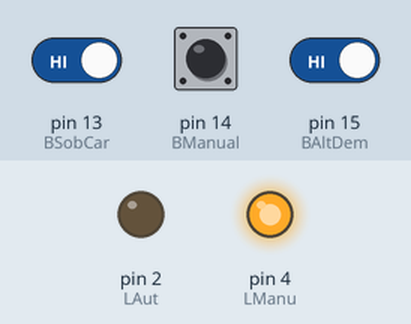
Recording of a sketch running on a simulated Arduino Uno, built with avr-gcc and run on an emulated ATmega328P. On the bench: output pins drawn as LEDs (lit = HIGH). Inputs (shaded band) come from the test bench; at power-on: pin 14 (BManual) HIGH, pin 13 (BSobCar) HIGH, pin 15 (BAltDem) HIGH. What the sketch prints to the serial monitor is not drawn.

Above: at 1.2 s.
1.3 s: pin 14 (BManual) pulled LOW for 0.15 s
At 1.37 s:
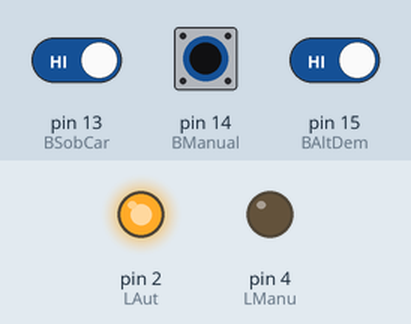
2.9 s: pin 14 (BManual) pulled LOW for 3.2 s
At 6.7 s:
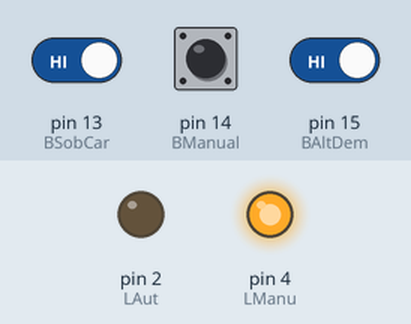
7.6 s: pin 13 (BSobCar) driven LOW and pin 14 (BManual) driven LOW and pin 15 (BAltDem) driven LOW
At 7.9 s:
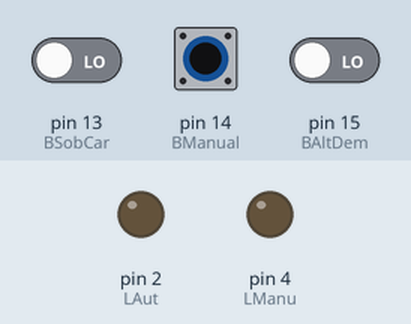
9.1 s: pin 13 (BSobCar) driven HIGH
At 10.2 s:
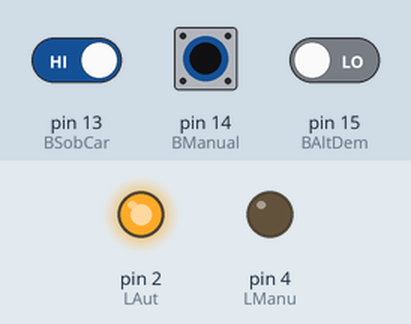
10.6 s: pin 14 (BManual) driven HIGH
At 11.4 s:
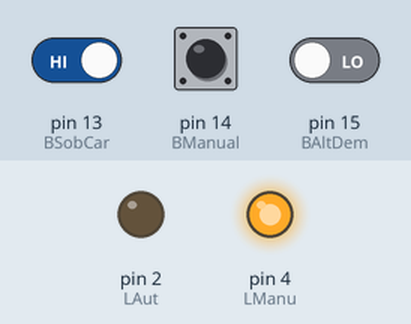
12.1 s: pin 13 (BSobCar) driven LOW and pin 14 (BManual) driven LOW
At 12.5 s:
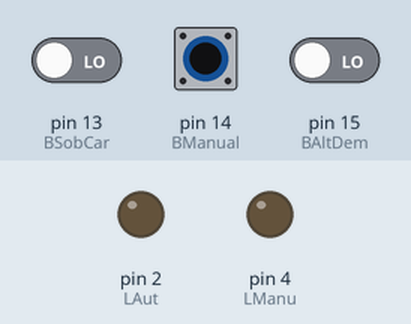
Timing chart, 0 to 15.1 s (numbered marks = the images above; inputs shaded):
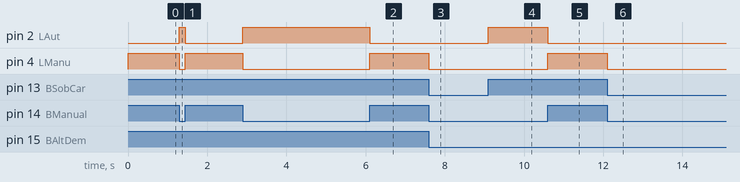

Measured:
- after the input at 1.3 s, pin 2 (LAut): LOW → HIGH at once, → LOW 0.15 s later; pin 4 (LManu): HIGH → LOW at once, → HIGH 0.15 s later
- after the input at 2.9 s, pin 2 (LAut): LOW → HIGH at once, → LOW 3.2 s later; pin 4 (LManu): HIGH → LOW at once, → HIGH 3.2 s later
- after the input at 7.6 s, pin 4 (LManu): HIGH → LOW at once
- after the input at 9.1 s, pin 2 (LAut): LOW → HIGH at once
- after the input at 10.6 s, pin 2 (LAut): HIGH → LOW at once; pin 4 (LManu): LOW → HIGH at once
- after the input at 12.1 s, pin 4 (LManu): HIGH → LOW at once

The sketch:

RefriConFunciones.ino
```cpp
/*
 * Simulacion de refrigeracion de servidores
 * Por: Jose Luis Oviedo
 * Fecha: 27 de abril del 2022
 *
 * caso 1: Es siguiente programa resuelve el problema de Refirgeracion
 * dando prioridad al modo manual.
 *
 * Caso 2: El automatico se aciva con sobrecarga, con alta demanda o
 * con la temperatura elevada a la referencia.
 *
 * En caso 3: de que se cumplan al mismo tiempo la sobrecarga,
 * con alta demanda y con la temperatura elevada a la referencia
 * se activan los dos modos: Manual y automatico
 *
 * Si no se cumplen los caso anteriores que queda en espra
 * con lo modos manual y automatico apagados.
 */

// Bibliotecas
#include "DHT.h"


// Constantes
#define DHTPIN 12  // Digital pin connected to the DHT sensor
#define DHTTYPE    DHT11     // DHT 11


const int BManual=14; // Manual ACTIVA LA REF AL SER ACTIVADO
const int BAltDem=15; // ALTA DEMANDA
const int BSobCar=13; // SOBRE CARGA DE FUNCIONAMIENTP
const int LManu=4;  // MANUAL
const int LAut=2;  // AUTOMA

unsigned long delayMS = 1000;
unsigned long tiempo_inicio = 0;
unsigned long  tiempo_actual = millis();

  float tr=30;

  int edoManual;
  int edoAltDem;
  int edoSobCar;
  float t;

// Definicion de objetos
DHT dht(DHTPIN, DHTTYPE);


void setup() {
  Serial.begin(115200);
  Serial.println(F("DHT11 test!"));
  dht.begin();

  pinMode (BManual, INPUT_PULLUP);
  pinMode (BAltDem, INPUT_PULLUP);
  pinMode (BSobCar, INPUT_PULLUP);
  pinMode (LManu, OUTPUT);
  pinMode (LAut, OUTPUT);
  digitalWrite (LManu, LOW);
  digitalWrite (LAut, LOW);
}// Fin de void setup


void loop() {

             if (tiempo_actual - tiempo_inicio > delayMS){
lecturaDTH();
                tiempo_inicio = tiempo_actual;
             }

lecturaBotones();
logica();

}


void lecturaDTH(){//......................Lectura DTH
    t = dht.readTemperature();
    if (isnan(t)) {
      Serial.println(F("Error de lectura del sensor DHT11!"));
      return;
    }
   Serial.println(t);
}//......................Fin lecturaDTH


void lecturaBotones(){//......................Lectura Botones
  edoManual=digitalRead(BManual);
  edoAltDem=digitalRead(BAltDem);
  edoSobCar=digitalRead(BSobCar);
}


void logica(){  //.....................................Logica

/***************  Caso 1 *******************************/
    if(edoManual){
    digitalWrite (LManu,1);  //  lectura de boton manual
    digitalWrite (LAut,0);
    }

/***************  Caso 2 *******************************/

    else if((edoAltDem||edoSobCar)&&t>tr) {   //Alta demanda o Sobrecarga y Sensor
    digitalWrite (LManu,1);
    digitalWrite (LAut,1);
    }
/***************  Caso 3 *******************************/

    else if(edoAltDem||edoSobCar||t>tr) {     // Alta demando o Sobre Carga
    digitalWrite (LManu,0);
    digitalWrite (LAut,1);
    }

/***************  si no se cumplen los casos anteriores **********/

    else {
    Serial.print(F("  En Espera . . . "));
    digitalWrite (LManu,0);
    digitalWrite (LAut,0);
    }

}
```
